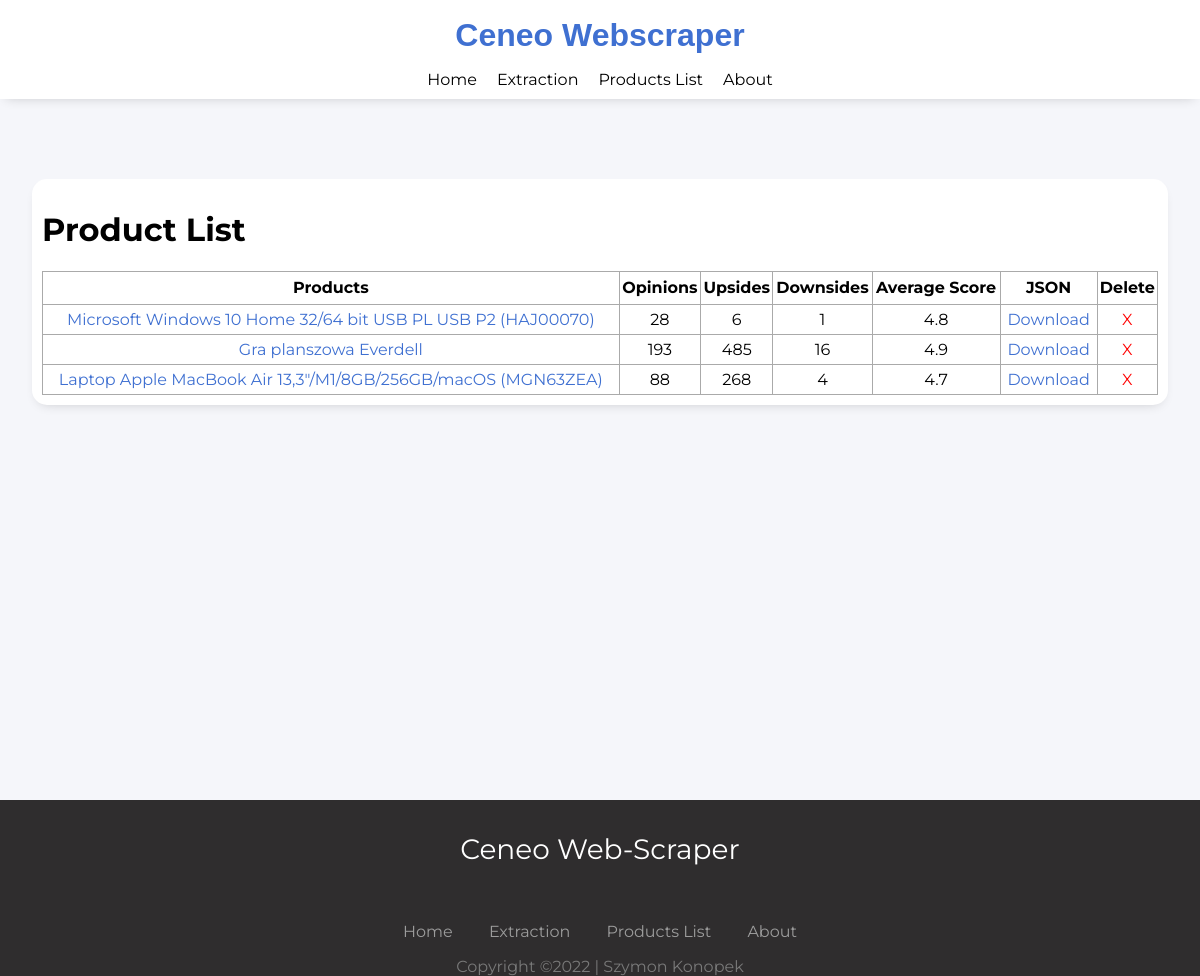
Before: /product-list with the older database file.
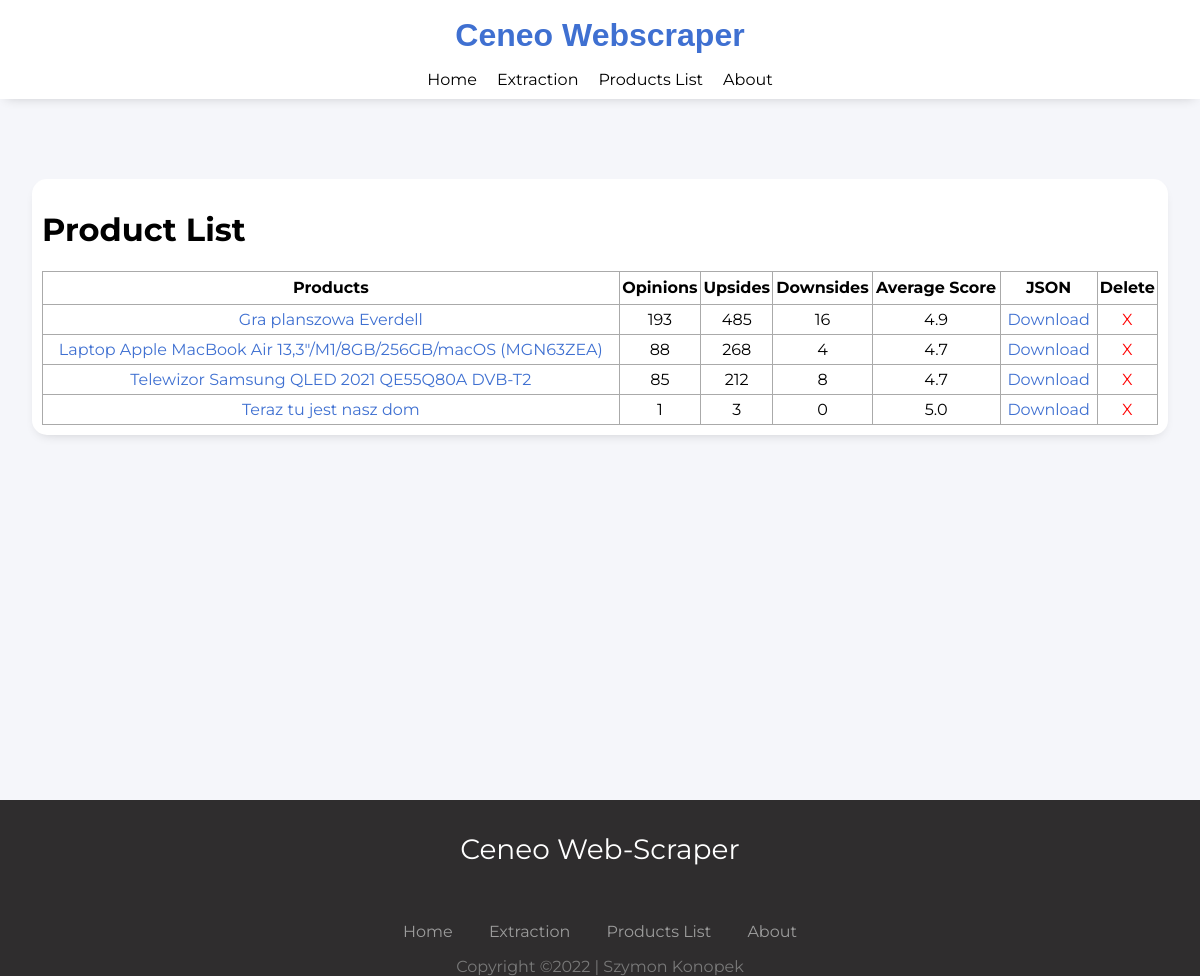
After: the same page with the newer database file.
### app.py (models this page shows, shortened)
class Ceneo(db.Model):
    id = db.Column(db.Integer, primary_key = True)
    data_entry_id = db.Column(db.String(200), nullable = False)
    product_id = db.Column(db.String(200), nullable = False)
    author_name = db.Column(db.String(200), nullable = False)
    opinion_text = db.Column(db.String(200), nullable = False)
    recommended = db.Column(db.Boolean, nullable = False)
    score_count = db.Column(db.String(200), nullable = False)
    credibility = db.Column(db.Boolean(200), nullable = False)
    upvotes = db.Column(db.String(200), nullable = False)
    downvotes = db.Column(db.String(200), nullable = False)
    purchase_date = db.Column(db.DateTime, default=datetime.utcnow, nullable = True)
    review_date = db.Column(db.DateTime, default=datetime.utcnow, nullable = True)
    advantages = db.Column(db.String(200), nullable = False)
    disadvantages = db.Column(db.String(200), nullable = False)
    product_name = db.Column(db.String(200), nullable = False)
    completed = db.Column(db.Integer, default = 0)
    date_created = db.Column(db.DateTime, default = datetime.utcnow)

### app.py (the view)
@app.route('/product-list')
def product_list():
    tasks = Ceneo.query.order_by(Ceneo.date_created).all()
    unique_ids = []
    unique_products = []
    def to_float(score):
        score = score[:-2]
        score = score.replace(",",".")
        return float(score)
    for task in tasks:
        if task.product_id not in unique_ids:
            unique_ids.append(str(task.product_id))
            opinions = Ceneo.query.order_by(Ceneo.date_created).filter(Ceneo.product_id == task.product_id)
            number_of_downsides = 0
            number_of_upsides = 0
            score_sum = 0
            for opinion in opinions:
                number_of_upsides += len(opinion.advantages.split(',')) if len(opinion.advantages) > 1 else 0
                number_of_downsides += len(opinion.disadvantages.split(',')) if len(opinion.disadvantages) > 1 else 0
                score_sum += to_float(opinion.score_count)
            unique_products.append({"id": task.product_id,"name": task.product_name, "number_of_opinions" : opinions.count(), "number_of_downsides" : number_of_downsides, "number_of_upsides" : number_of_upsides, "average_score" : round(score_sum/opinions.count(),1) })
    return render_template('product-list.html', unique_products = unique_products)

### templates/product-list.html (shortened to what this page needs)
{% extends 'base.html' %}
{% block body %}
    <div class = "content">
        <h1>Product List</h1>
        {% if unique_products|length < 1 %}
        <h4>No entries :(</h4>
        {% else %}
        <table>
            <tr>
                <th>Products</th>
                <th>Opinions</th>
                <th>Upsides</th>
                <th>Downsides</th>
                <th>Average Score</th>
                <th>JSON</th>
                <th>Delete</th>
            </tr>
            {% set count = 0%}
            {% for product in unique_products %}
                    <tr>
                        <td>
                            <a href="/product-page/{{product['id']}}"  class ="product-list">{{ product["name"] }}</a>
                        </td>
                        <td>
                            {{product["number_of_opinions"]}}
                        </td>
                        <td>
                            {{product["number_of_upsides"]}}
                        </td>
                        <td>
                            {{product["number_of_downsides"]}}
                        </td>
                        <td>
                            {{product["average_score"]}}
                        </td>
                        <td>
                            <a href="/download-json/{{product['id']}}" class ="product-list">Download</a>
                        </td>
                        <td>
                            <a href="/delete-page/{{product['id']}}" class = "delete">X</a>
                        </td>
                    </tr>
                {% set count = 1 %}
            {% endfor%}
        </table>
        {% endif %}
    </div>
{% endblock%}

### templates/base.html (shortened to what this page needs)
<!DOCTYPE html>
<html lang="en">
<head>
    <link rel = "stylesheet" href = "{{ url_for('static', filename = 'css/main.css') }}">
    <link rel = "stylesheet" href = "{{ url_for('static', filename = 'css/navbar.css') }}">
</head>
<body>
    <div class = "all">
        <div class = "main">
            <div class = "banner"><a href="/">Ceneo Webscraper</a></div>
            <div class = "navbar">
                <a href = "/">Home</a>
                <a href = "/extraction">Extraction</a>
                <a href = "/product-list">Products List</a>
                <a href = "/author">About</a>
            </div>
            <div class = "main-container">
                {% block body %}{% endblock%}
            </div>
        </div>
        <footer class = "footer">
                <div class = "footer-title">Ceneo Web-Scraper</div>
                <div class = "footer-links">
                    <a href = "/">Home</a>
                    <a href = "/extraction">Extraction</a>
                    <a href = "/product-list">Products List</a>
                    <a href = "/author">About</a>
                </div>
                <div class = "footer-info">Copyright ©2022 | Szymon Konopek </div>
        </footer>
    </div>
</body>
</html>

### static/css/main.css (style rules this page uses)
body, html { margin: 0; font-family: montserrat,sans-serif; background-color: #f5f6fa; }
.all { display: -webkit-box; display: -ms-flexbox; display: flex; -webkit-box-orient: vertical; -webkit-box-direction: normal; -ms-flex-direction: column; flex-direction: column; }
.main { min-height: 100vh; display: -webkit-box; display: -ms-flexbox; display: flex; -webkit-box-orient: vertical; -webkit-box-direction: normal; -ms-flex-direction: column; flex-direction: column; }
.content { margin: 0 auto; display: -webkit-box; display: -ms-flexbox; display: flex; -webkit-box-orient: vertical; -webkit-box-direction: normal; -ms-flex-direction: column; flex-direction: column; background-color: red; margin: 2em; border-radius: 15px 15px 15px 15px; background-color: #ffffff; padding: 10px; -webkit-box-shadow: 0px 5px 12px -6px rgba(0, 0, 0, 0.19); box-shadow: 0px 5px 12px -6px rgba(0, 0, 0, 0.19); }
table, td, th { border: 1px solid #aaa; }
table { border-collapse: collapse; table-layout: auto; width: 100%; }
.product-list { color: #3f70d1; }
th { height: 30px; }
td { text-align: center; padding: 5px; }
a { text-decoration: none; }
a.delete { color: red; }

### static/css/navbar.css (style rules this page uses)
.navbar { background-color: #ffffff; color: #4a7cdf; z-index: 1; -webkit-box-shadow: 0px 5px 12px -6px rgba(0, 0, 0, 0.19); box-shadow: 0px 5px 12px -6px rgba(0, 0, 0, 0.19); display: -webkit-box; display: -ms-flexbox; display: flex; -webkit-box-align: center; -ms-flex-align: center; align-items: center; -webkit-box-pack: center; -ms-flex-pack: center; justify-content: center; margin-bottom: 3em; }
.navbar a { text-decoration: none; color: black; margin-left: 10px; margin-right: 10px; margin-bottom: 10px; }
.banner { background-color: #ffffff; height: 70px; z-index: 1; font-family: monserat, sans-serif; color: #245bca; font-weight: bold; font-size: 2em; display: -webkit-box; display: -ms-flexbox; display: flex; -webkit-box-pack: center; -ms-flex-pack: center; justify-content: center; -webkit-box-align: center; -ms-flex-align: center; align-items: center; }
.banner a { text-decoration: none; color: #3f70d1; }
.footer { padding-top: 2em; background-color: #2f2d2e; display: -webkit-box; display: -ms-flexbox; display: flex; -webkit-box-orient: vertical; -webkit-box-direction: normal; -ms-flex-direction: column; flex-direction: column; -webkit-box-align: center; -ms-flex-align: center; align-items: center; }
.footer-title { color: #ffffff; font-size: 1.75em; margin-bottom: 2em; }
.footer-links { margin-bottom: 1em; }
.footer-links a { color: #9c9c9c; padding: 1em; }
.footer-info { color: #797979; }

Changed rows visible on the page:
removed Ceneo: name "Microsoft Windows 10 Home 32/64 bit USB PL USB P2 (HAJ00070)", number_of_opinions "28", number_of_upsides "6", number_of_downsides "1", average_score "4.8"
added Ceneo: name "Telewizor Samsung QLED 2021 QE55Q80A DVB-T2", number_of_opinions "85", number_of_upsides "212", number_of_downsides "8", average_score "4.7"
added Ceneo: name "Teraz tu jest nasz dom", number_of_opinions "1", number_of_upsides "3", number_of_downsides "0", average_score "5.0"
